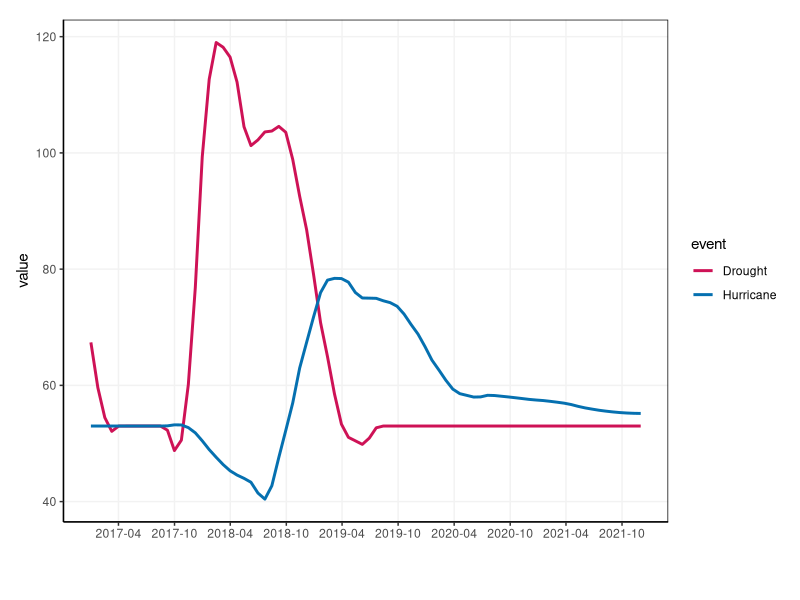

This chart was generated by the following R code: (Note: this script raises an error after producing the figure.)



library(ggplot2)
library(tidyr)
library(readxl)

data <- read_excel("data.xlsx")
data <- read_excel("data.xlsx", sheet = 'data')
head(data)

# Convert the date column to a date object
data$date <- as.Date(data$date)


# Again: First, reorganize
data$var = factor(data$var, 
                  levels=c('canopy','leaf',
                           'collectors','scapers'))

# Seocnd, rename taxa
var_new <- c('canopy' = "Canopy",
             'leaf' = "Leaf Litter",
             'collectors' = "Collectors",
             'scapers'='Scapers')

# Create the plot
p <- ggplot(data, aes(date, value, colour=event)) +
  geom_smooth(method = 'loess', span = 0.2, se = FALSE) +
  scale_x_date(date_breaks = "6 months", date_labels = "%Y-%m") +
  scale_color_manual(values = c("#ce1256", "#0570b0")) +  # Select color lines
  
  labs(x = "", y = "value") +
  #  facet_wrap(~ var, ncol = 1, scales = "free_y") +
  # Panel   
  theme(panel.grid.major = element_line(color = "gray95"), panel.grid.minor = element_blank(),
        panel.background = element_blank(), axis.line = element_line(colour = "black")) +
  theme(panel.border = element_rect(colour = "black", fill=NA, size=0.5),
        plot.margin = margin(0.5, 0.4, 1, 0.4, "cm"))  # Increase the margin

p


p <- p + facet_wrap_custom(~var, scales = "free", ncol = 1, 
                           scale_overrides = list(
                             scale_override(1, scale_y_continuous(breaks = c(0,20,40,60,80,100), limits = c(0, 100))),
                             scale_override(2, scale_y_continuous(breaks = c(0,2,4,6,8)))),
                           labeller = labeller(var = as_labeller(var_new)))  +
  
  # Remove axis ticks
  theme(axis.text.x=element_blank()) + #subaxis x
  theme(legend.position = "none")  # Remove legend

p


p <- p  + geom_vline(xintercept = as.Date("2017-12-01"), 
                     linetype = "dashed", color = "#df65b0",linewidth = 1.5) +
  geom_vline(xintercept = as.Date("2018-12-01"), 
             linetype = "dashed", color = "#df65b0",linewidth = 1.5)
p

library(cowplot)
p <- ggdraw(p) + draw_label("Normal year", x = 0.15, y = 0.04)
p
p <- ggdraw(p) + draw_label("Post \n disturbance", x = 0.37, y = 0.03)
p
p <- ggdraw(p) + draw_label("Years after disturbance", x = 0.7, y = 0.04)
p


#Ecology format
ggsave(file="Figure.jpeg", p, height = 10, width = 6, dpi = 600)



